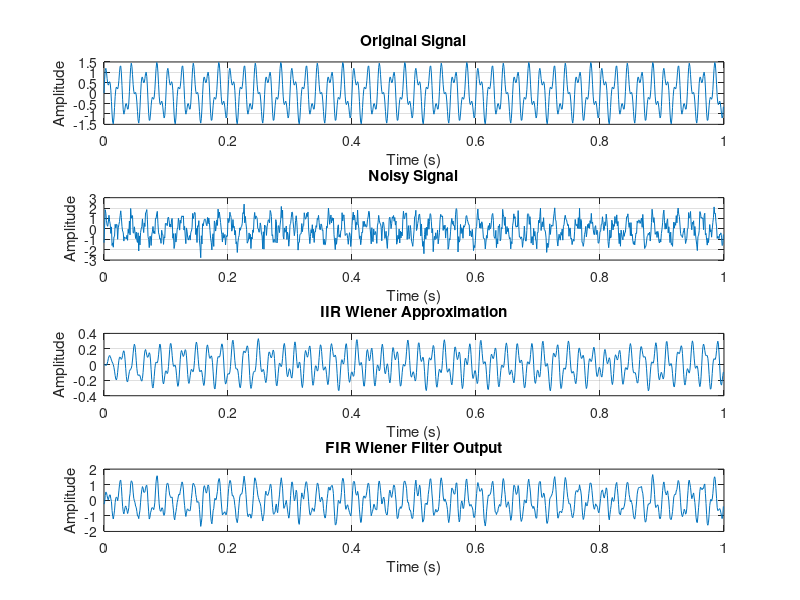
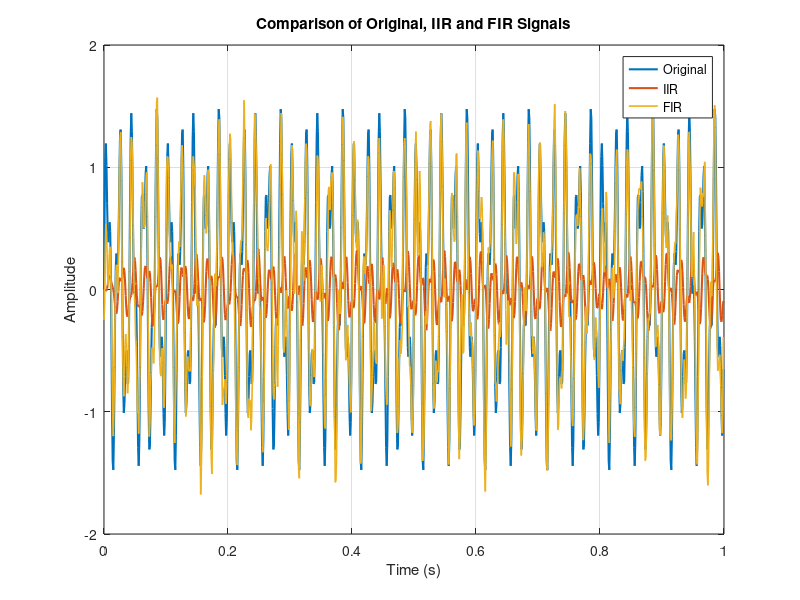

Here is the MATLAB script that generated these plots, in order:
clc;
clear;
close all;

Fs = 1000;
N = 1000;
t = (0:N-1) / Fs;
f1 = 50;
f2 = 120;
d = sin(2*pi*f1*t) + 0.5*sin(2*pi*f2*t);
rng(1);
noise = 0.5*randn(1, N);
x = d + noise;

[Pxx, f] = pwelch(x, [], [], [], Fs);
[Pdx, ~] = cpsd(d, x, [], [], [], Fs);
H = Pdx ./ max(Pxx, eps);
omega = 2*pi*f / Fs;
Nz = 4;
Np = 4;
[b_IIR, a_IIR] = invfreqz(H, omega, Nz, Np, [], 100);
assert(all(abs(roots(a_IIR)) < 1), 'The fitted IIR filter is unstable.');
y_IIR = filter(b_IIR, a_IIR, x);

M = 20;
L = M + 1;
rxx_full = xcorr(x, M, 'biased');
rxx = rxx_full(M+1:end);
rxx = rxx(:);
rdx_full = xcorr(d, x, M, 'biased');
rdx = rdx_full(M+1:end);
rdx = rdx(:);
R = toeplitz(rxx);
h = R \ rdx;
y_FIR = filter(h, 1, x);
MSE_before = mean((d - x).^2);
MSE_IIR = mean((d - y_IIR).^2);
MSE_FIR = mean((d - y_FIR).^2);
fprintf('MSE before filtering = %.6f\n', MSE_before);
fprintf('IIR Wiener approximation MSE = %.6f\n', MSE_IIR);
fprintf('FIR Wiener MSE = %.6f\n', MSE_FIR);

figure;

subplot(4, 1, 1);
plot(t, d);
title('Original Signal');
xlabel('Time (s)');
ylabel('Amplitude');
grid on;

subplot(4, 1, 2);
plot(t, x);
title('Noisy Signal');
xlabel('Time (s)');
ylabel('Amplitude');
grid on;

subplot(4, 1, 3);
plot(t, y_IIR);
title('IIR Wiener Approximation');
xlabel('Time (s)');
ylabel('Amplitude');
grid on;

subplot(4, 1, 4);
plot(t, y_FIR);
title('FIR Wiener Filter Output');
xlabel('Time (s)');
ylabel('Amplitude');
grid on;

figure;
plot(t, d, 'LineWidth', 1.5);
hold on;
plot(t, y_IIR, 'LineWidth', 1.5);
plot(t, y_FIR, 'LineWidth', 1.2);
title('Comparison of Original, IIR and FIR Signals');
xlabel('Time (s)');
ylabel('Amplitude');
legend('Original', 'IIR', 'FIR');
grid on;
hold off;
